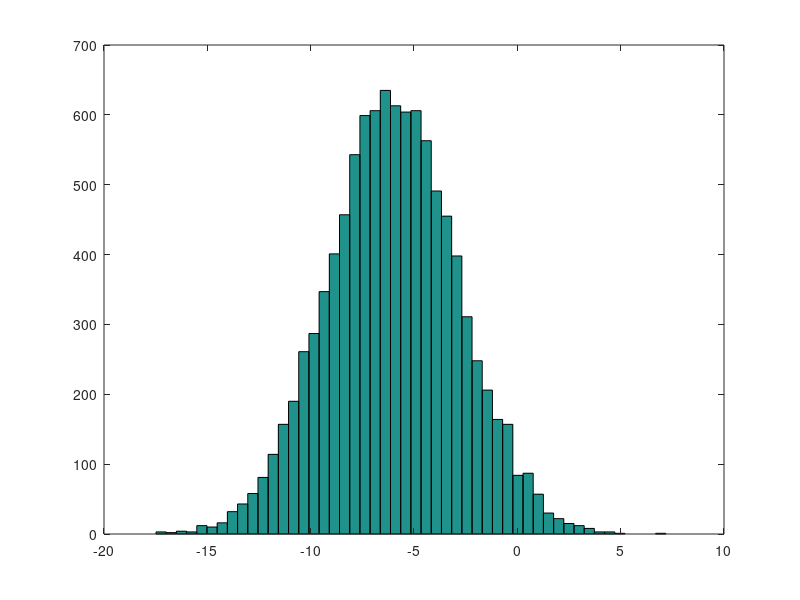

This figure's MATLAB source: (Note: this script raises an error after producing the figure.)
%%%%%%%%%%%%%%%%%%%%%%
%% Basic Operations %%
%%%%%%%%%%%%%%%%%%%%%%
1 == 2 % false
1 ~= 2 % true
1 && 0 % and
1 || 0 % OR
xor(1,0) % XOR

PS1('>>'); % to change sign

a = pi;
disp(a);
disp(sprintf('2 decimals: %0.2f', a))
disp(sprintf('6 decimals: %0.6f', a))

format long
format short


A = [1  2; 3 4 ; 5 6]
A = [ 1 2;
3 4;
5 6]

v = [1 2 3] # row vector
v = [1; 2; 3] # column vector

v = 1:0.1:2 # from 1(inlc) to 2(inlc) increasing by 0.1

ones(2,3) # 2 by 3 matrix
C = 2*ones(2*3)
w = ones(1,3)
w = zeros(1,3)
w = rand(1,3) # 1*3 random number matirx from 0 to 1 by uniform distribution

rand(3,3) # 3 * 3 uni. distri. matrix

w = randn(1,3) # 1*3 random number matrix by gaussian(normal) distribution

w = -6 + sqrt(10) * (randn(1,10000))
hist(w)
hist(w,50)

eye(4) # 4 by 4 identity matirx
help eye # help function


A = [1 2; 3 4; 5 6]
size(A)
size(A,1)
size(A,2)

v = [1 2 3 4]
length(v)

length([1;2;3;4;5])

%%%%%%%%%%%%%%%%%%%%%%%%
%% Moving Data Around %%
%%%%%%%%%%%%%%%%%%%%%%%%

% loading data
load featuresX.dat
load priceY.dat
load('featureX.dat')

who % what are the variables 
whos % with some detail 
size(featuresX)

save hello.mat v; % save hello.mat as v

clears
whoswho
load hello.txt v -ascii % save as human readable text


%%%%%%%%%%%%%%%%%%%%%%%
%% Computing on Data %%
%%%%%%%%%%%%%%%%%%%%%%%
A = [1 2; 3 4; 5 6]
A(3,2)

A(2,:)
A([1,3], :)

A(:,2) = [10; 11; 12]

A = [A, [100; 101; 102]] % append a column vector
A(:) % put all elemetns of A into a single vectdor

B = [11 12; 13 14; 15 16]

C = [A B]% concatenating A and B into a matrix by columns
C = [A;B]% concatenating by rows

C = [1 1; 2 2]
A*C
A.*B % elementwise multiplication
A.^2 % elemetnwise squaring

v = [1; 2; 3]
1 ./ v
1 ./ A
log(v)
exp(v)
abs(v) % absolute value
abs([-1; 2; -3])
-v % negative
v + ones(length(v), 1)
v + 1 % here 1 = ones(length(v), 1)

A' % A trnaspose
(A')' % must be A

%% max(vector) = maximum value of the vector
%% max(matrix) = maximum value of each column
a = [1 15 2 0.5]
val = max(a)
max(A) % column wise maximum
w = [1; 2; 3]
max(w) 

a < 3 % logical question for each elements
find(a<3) % output the index of elements for the condition

magic(3) % 3-by-3 magic square(diagonal, rows, columns sums are equal)
help magic
[r, c] = find(A >= 7)
A(2,3)

sum(a) % sum of elements
prod(a) % product of elements 

rand(3)

max(A, [], 1) % maximum values of each columns
max(A, [], 2) % maximum values of each rows
max(A) % = max(A, [], 1)
max(max(A)) % = max(A(:))

A = magic(9)
sum(A,1) % column-wise sum
sum(A,2) % row-wise sum
eye(9)
A .* eye(9) % diagonal elementss
sum(sum(A.*eye(9)))

flipud(eye(9)) % flip the diagonal upside down
fliplr(eye(9)) % flip the diagonal left to right
help flip

round(pinv(A) * A)


%%%%%%%%%%%%%%%%%%%
%% Plotting Data %%
%%%%%%%%%%%%%%%%%%%
t = [0:0.01:0.98];
y1 = sin(2*pi*4*t);
plot(t, y1);
y2 = cos(2*pi*4*t);
hold on
plot(t, y2, 'r');
xlabel('time')
ylabel('value')
legend('sin', 'cos')
title('my plot')
print -dpng 'myPlot.png'
% cd '/users/leoseo/...'; print -dpng 'myPlot.png'

help plot
close

figure(1) : plot(t, y1);
figure(2) : plot(t, y2);
subplot(1,2,1); % divides plot a 1*2 grid, acces first element

%%
figure(1,"position",get(0,"screensize"))

x = linspace(-2*pi, 2*pi, 1000);
y = sin(x);
plot(x, y, 'LineWidth', 5)
grid on

figure(1, 'position', [300, 200, 560, 420])
%%

subplot(1,2,1);
plot(t,y1)
subplot(1,2,2);
plot(t,y2)
plot([0.5 1 -1 1])
clf

A = magic(5)
imagesc(A)
imagesc(A), colorbar, colormap gray;
A(1,2)
A(4,5)
A(1,3)

imagesc(magic(15)), colorbar, colormap gray;

a=1, b=2, c= 3 % comma changing function calls
a=1; b=2; c=3; 


%%%%%%%%%%%%%%%%%%%%%%%%
%% Control Statements %%
%%%% for, while, if %%%%
%%%%%%%%%%%%%%%%%%%%%%%%
v = zeros(10,1)
for i = 1:10,
    v(i) = 2^i;
end;
v

indices = 1:10;
indices
for i = indices,
    disp(i);
end;

%while
i = 1;
while i <= 5;
    v(i) = 100;
    i = i+1;
end;

i = 1;
while true,
    v(i) = 999;
    i= i+1;
    if i==6,
        break;
    end;
end;

v(1) = 2;
if v(1) ==1,
    disp('The value is one');
elseif v(1) ==2,
    disp('The value is two');
else
    disp('The value is not one or two.');
end;

squareThisNumber(5)

% Octave search path (advanced/optional)
addpath('/users/leoseo/code/ML')
cd '/users/leoseo/code/ML/octave'

[a,b] = squareAndCubeThisNumber(5);


X = [1 1; 1 2; 1 3]
y = [1 ; 2; 3]

theta = [0;1];


j = costFunctionJ(X,y,theta)

theta = [0;0];


